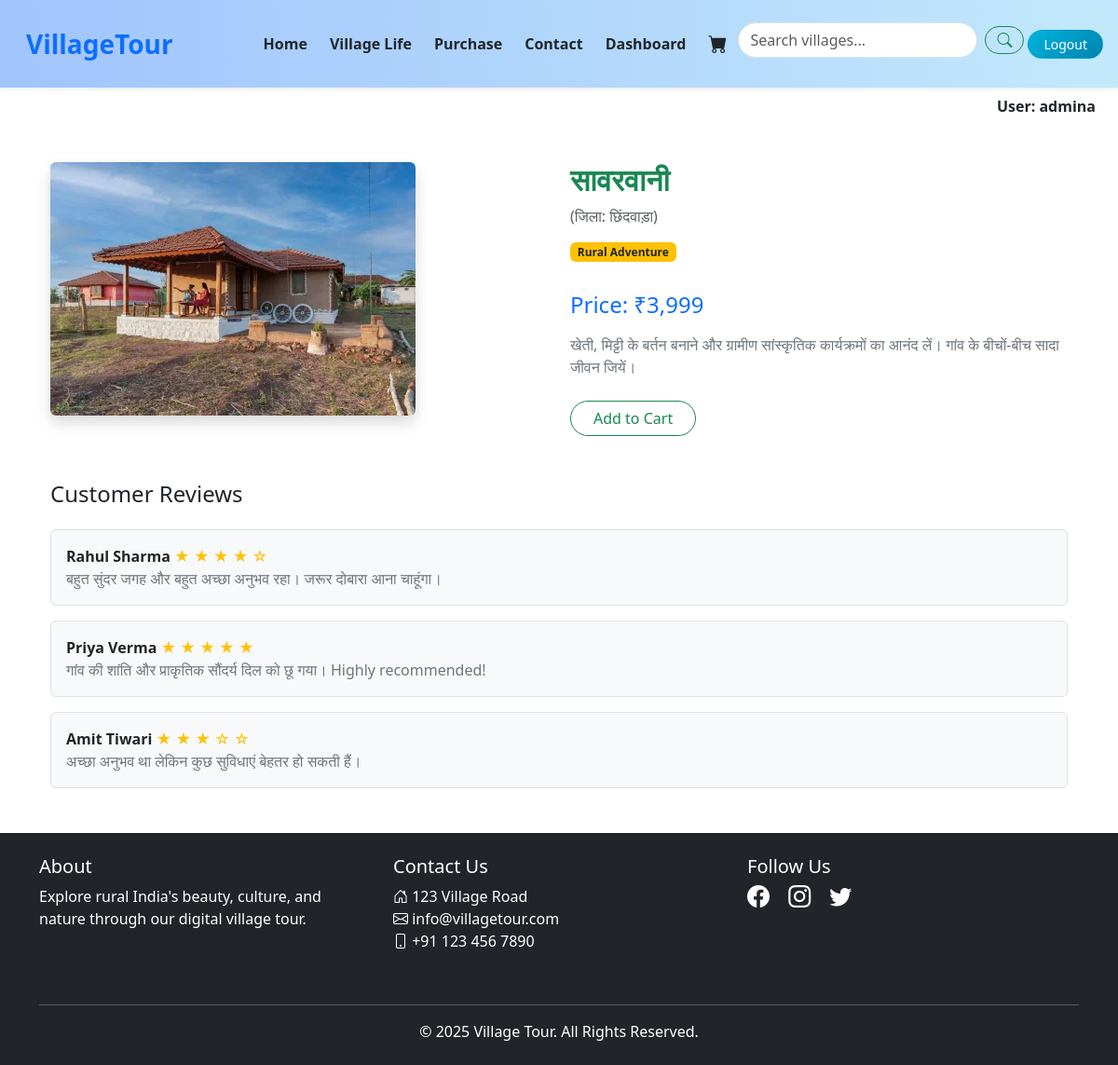
/village1/1/2/, run on the app's committed database.
### myvillageapp/models.py (models this page shows, shortened)
class User(models.Model):
    profile_pic = models.ImageField(upload_to='profile_pics/', default='default.jpeg/*', blank=True)
    username = models.CharField(max_length=100)
    email = models.EmailField(unique=True)
    password = models.CharField(max_length=100)
    phone = models.IntegerField()

class Village(models.Model):
    name = models.CharField(max_length=100)
    district = models.CharField(max_length=100)
    price = models.CharField(max_length=100)
    description = models.TextField()
    image = models.ImageField(upload_to='villages/')
    distance = models.CharField(max_length=100)
    category = models.CharField(max_length=100)

### myvillageapp/views.py (the view)
# urls.py: path('village1/<int:pk>/<int:it>/', views.village_detail1, name='village_detail1'),
def village_detail1(request, pk, it):
    user = User.objects.get(id=pk)
    databreak = {
        'id': user.id,
        'username': user.username,
        'email': user.email,
        'password': user.password,
        'phone': user.phone,
        'profile_image': user.profile_pic
    }
    village = get_object_or_404(Village, pk=it)
    return render(request, 'village_detail.html', {'village': village, 'user': databreak})

### myvillageapp/templates/village_detail.html
{% extends 'common.html' %}
{% load static %}
{% block content %}
<div class="container my-5">
  <div class="row g-4">
    <div class="col-md-6">
      <img src="{{ village.image.url }}" class="img-fluid rounded shadow" alt="{{ village.name }}">
    </div>
    <div class="col-md-6">
      <h2 class="text-success fw-bold">{{ village.name }}</h2>
      <p class="text-muted">(जिला: {{ village.district }})</p>
      <span class="badge bg-warning text-dark mb-3">{{ village.category }}</span>
      <h4 class="text-primary mt-3">Price: {{ village.price }}</h4>
      <p class="mt-3 text-secondary">{{ village.description }}</p>
      <div class="d-flex gap-2 mt-4">
        {% if user.id %}
          <a href="{% url 'addcard1' pk=user.id it=village.id %}" class="btn btn-outline-success rounded-pill px-4">Add to Cart</a>
        {% else %}
          <a href="{% url 'addcard' it=village.id %}" class="btn btn-outline-success rounded-pill px-4">Add to Cart</a>
        {% endif %}
      </div>
    </div>
  </div>
  <div class="mt-5">
    <h4 class="text-dark mb-4">Customer Reviews</h4>
    <div class="border rounded p-3 mb-3 bg-light">
      <strong>Rahul Sharma</strong>
      <span class="text-warning">★ ★ ★ ★ ☆</span>
      <p class="text-secondary mb-0">बहुत सुंदर जगह और बहुत अच्छा अनुभव रहा। जरूर दोबारा आना चाहूंगा।</p>
    </div>
    <div class="border rounded p-3 mb-3 bg-light">
      <strong>Priya Verma</strong>
      <span class="text-warning">★ ★ ★ ★ ★</span>
      <p class="text-secondary mb-0">गांव की शांति और प्राकृतिक सौंदर्य दिल को छू गया। Highly recommended!</p>
    </div>
    <div class="border rounded p-3 mb-3 bg-light">
      <strong>Amit Tiwari</strong>
      <span class="text-warning">★ ★ ★ ☆ ☆</span>
      <p class="text-secondary mb-0">अच्छा अनुभव था लेकिन कुछ सुविधाएं बेहतर हो सकती हैं।</p>
    </div>
  </div>
</div>
{% endblock %}

### myvillageapp/templates/common.html (shortened to what this page needs)
{% load static %}
{% block css %}
  <link rel="stylesheet" href="{% static 'css/common.css' %}">
{% endblock css %}
<!DOCTYPE html>
<html lang="en">
<head>
  <link href="https://cdn.jsdelivr.net/npm/bootstrap@5.3.3/dist/css/bootstrap.min.css" rel="stylesheet">
  <link href="https://cdn.jsdelivr.net/npm/bootstrap-icons/font/bootstrap-icons.css" rel="stylesheet">
</head>
<body>
<nav class="navbar navbar-expand-lg navbar-light bg-white shadow-sm py-3 sticky-top" style="backdrop-filter: blur(10px); background: linear-gradient(to right, #a1c4fd, #c2e9fb);">
  <div class="container-fluid">
    <a class="navbar-brand fw-bold text-primary fs-3 ms-3" href="#">VillageTour</a>
    <div class="collapse navbar-collapse" id="mainNavbar">
      <ul class="navbar-nav ms-auto align-items-lg-center mb-2 mb-lg-0">
        {% if user.id %}
          <li class="nav-item mx-1">
            <a class="nav-link fw-semibold text-dark" href="{% url 'village_list1' pk=user.id %}">Home</a>
          </li>
          <li class="nav-item mx-1">
            <a class="nav-link fw-semibold text-dark" href="{% url 'village_life1' pk=user.id %}">Village Life</a>
          </li>
          <li class="nav-item mx-1">
            <a class="nav-link fw-semibold text-dark" href="{% url 'Purchase1' pk=user.id %}">Purchase</a>
          </li>
          <li class="nav-item mx-1">
            <a class="nav-link fw-semibold text-dark" href="{% url 'contact1' pk=user.id %}">Contact</a>
          </li>
          <li class="nav-item mx-1">
            <a class="nav-link fw-semibold text-dark" href="{% url 'dashboard1' pk=user.id %}">Dashboard</a>
          </li>
          <li class="nav-item mx-1">
            <a class="nav-link text-dark" href="{% url 'showcart1' pk=user.id %}"><i class="bi bi-cart-fill fs-5"></i></a>
          </li>
          <form action="{% url 'village_list' %}" class="d-flex align-items-center mt-2" role="search">
          <input type="text" name="q" class="form-control me-2 rounded-pill" placeholder="Search villages..." aria-label="Search">
          <button class="btn btn-outline-success rounded-pill" type="submit">
            <i class="bi bi-search"></i>
          </button>
        </form>
          <li class="nav-item mx-1">
            <a class="btn btn-gradient-primary rounded-pill px-3 btn-sm" href="{% url 'village_list' %}">Logout</a>
          </li>
        {% endif %}
      </ul>
    </div>
  </div>
</nav>
{% if user.id %}
<div class="text-end pe-4 mt-2 d-none d-lg-block">
  <span class="fw-bold text-dark">User: {{ user.username }}</span>
</div>
{% endif %}
<div class="container my-4">
  {% block content %}{% endblock %}
</div>
<footer class="bg-dark text-white py-4 mt-5">
  <div class="container">
    <div class="row">
      <div class="col-md-4 mb-3">
        <h5><a href="{% url 'about' %}" class="text-white text-decoration-none">About</a></h5>
        <p>Explore rural India's beauty, culture, and nature through our digital village tour.</p>
      </div>
      <div class="col-md-4 mb-3">
        <h5>Contact Us</h5>
        <ul class="list-unstyled">
          <li><i class="bi bi-house-door"></i> 123 Village Road</li>
          <li><i class="bi bi-envelope"></i> info@villagetour.com</li>
          <li><i class="bi bi-phone"></i> +91 123 456 7890</li>
        </ul>
      </div>
      <div class="col-md-4 mb-3">
        <h5>Follow Us</h5>
        <div>
          <a href="https://facebook.com" class="text-white me-3"><i class="bi bi-facebook fs-4"></i></a>
          <a href="https://instagram.com" class="text-white me-3"><i class="bi bi-instagram fs-4"></i></a>
          <a href="https://twitter.com" class="text-white"><i class="bi bi-twitter fs-4"></i></a>
        </div>
      </div>
    </div>
    <hr class="border-light mt-4">
    <div class="text-center">
      &copy; 2025 Village Tour. All Rights Reserved.
    </div>
  </div>
</footer>
</body>
</html>

### myvillageapp/templates/common.html (style rules this page uses)
.btn-gradient-primary { background: linear-gradient(135deg, #00b4db, #0083b0); color: white; transition: all 0.3s ease-in-out; }

### data on the page
User: username "admina"
Village: image (picture), name "सावरवानी", district "छिंदवाड़ा", category "Rural Adventure", price "₹3,999", description "खेती, मिट्टी के बर्तन बनाने और ग्रामीण सांस्कृतिक कार्यक्रमों का आनंद लें। गांव के बीचों-बीच सादा जीवन जियें।"
